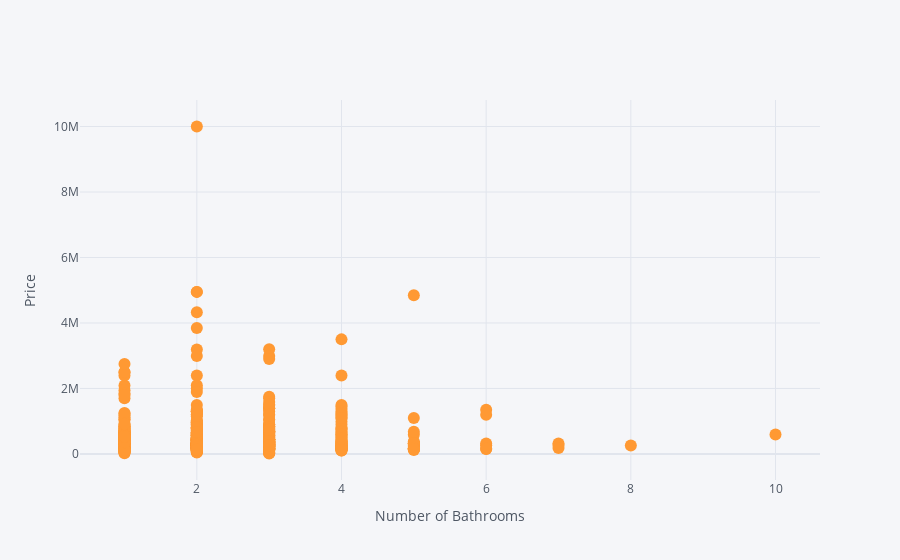

Notebook code for this chart:
### Code cell
df.iplot(kind = "scatter", x = "BaN", y = "Price", mode = "markers", xTitle = "Number of Bathrooms", yTitle = "Price")

### Figure 1 — Plotly figure (JSON) as saved in the notebook; plotly's stock layout.template omitted (floating-point values rounded to 4 significant figures; data arrays with more than 128 entries replaced by an {"elided": "..."} marker saying what was removed)
{"data": [{"line": {"color": "rgba(255, 153, 51, 1.0)", "dash": "solid", "shape": "linear", "width": 1.3}, "marker": {"size": 12, "symbol": "circle"}, "mode": "markers", "name": "Price", "text": "", "type": "scatter", "x": {"elided": "595 int values"}, "y": {"elided": "595 int values"}}], "layout": {"legend": {"bgcolor": "#F5F6F9", "font": {"color": "#4D5663"}}, "paper_bgcolor": "#F5F6F9", "plot_bgcolor": "#F5F6F9", "title": {"font": {"color": "#4D5663"}}, "xaxis": {"gridcolor": "#E1E5ED", "showgrid": true, "tickfont": {"color": "#4D5663"}, "title": {"font": {"color": "#4D5663"}, "text": "Number of Bathrooms"}, "zerolinecolor": "#E1E5ED"}, "yaxis": {"gridcolor": "#E1E5ED", "showgrid": true, "tickfont": {"color": "#4D5663"}, "title": {"font": {"color": "#4D5663"}, "text": "Price"}, "zerolinecolor": "#E1E5ED"}}}
